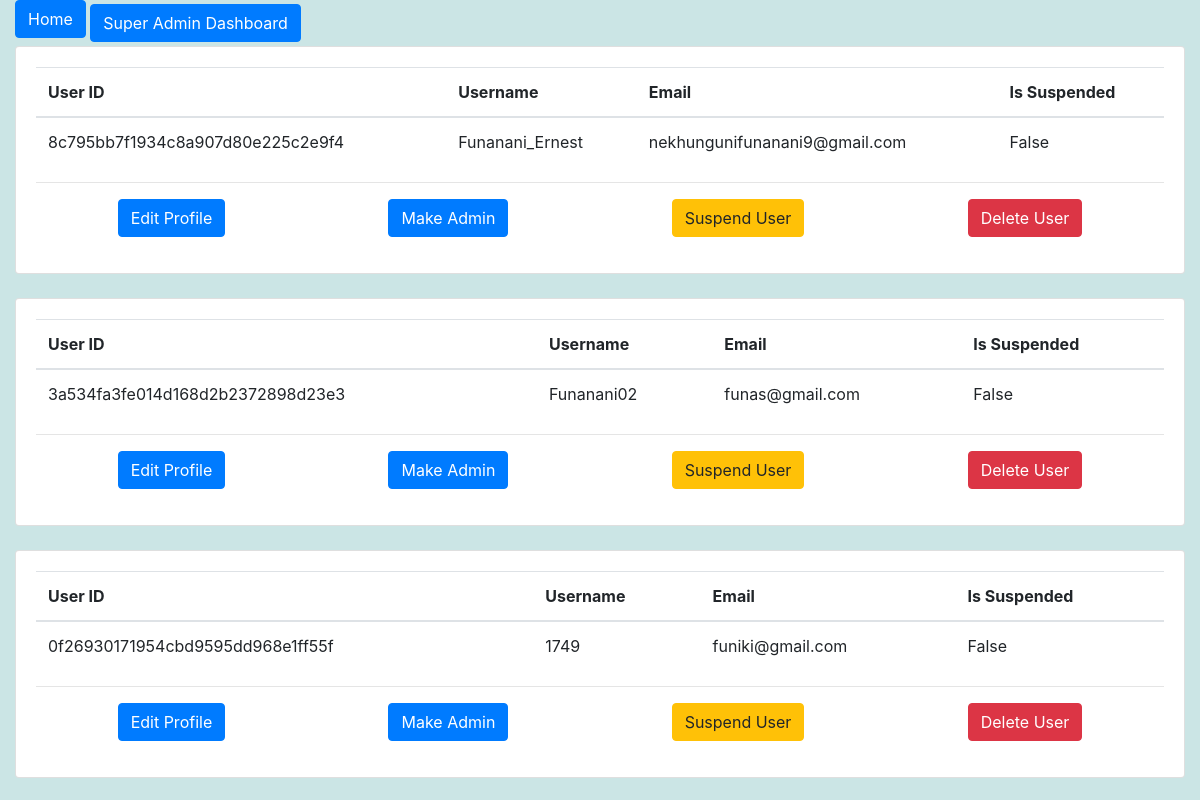
The page /admin (signed in) on the database as committed earlier.
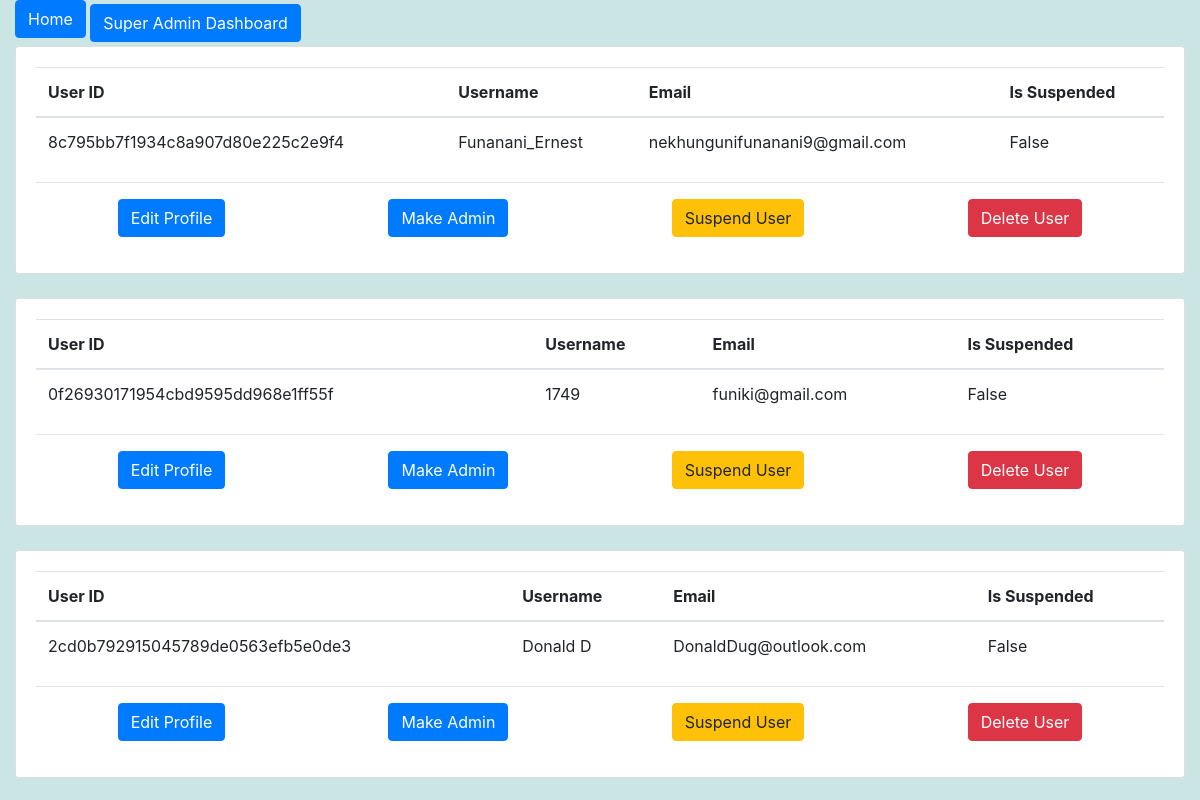
The same page on the database as committed later.
### models.py (models this page shows)
class User(db.Model):
    __tablename__ = 'users'
    id = db.Column(db.String(32) , primary_key=True , unique=True , default=get_uuid)
    email = db.Column(db.String(345), unique=True)
    username = db.Column(db.Text ,unique=True , nullable=False)
    password = db.Column(db.Text , nullable=False)
    is_suspended = db.Column(db.Boolean , nullable=False ,default= False )
    login_attempt = db.Column(db.Integer , nullable=False ,default= 0 )

### main.py (the view)
@app.route('/admin' , methods=['GET','POST','PUT','DELETE'])
def adminpage():
    resp = admin( session , AdminUser , User , request, jsonify , db ,bcrypt)
    return resp

### routes/admin.py (called while the page is built, shortened)
def admin( session , AdminUser , User , request , jsonify, db ,bcrypt):
    user_id = session.get("user_id")
    if user_id is None:
        flash("session expired please login")
        return redirect(url_for('signin'))
    admin_user = AdminUser.query.filter_by(id=user_id).first()
    if admin_user is None:
        return redirect(url_for('homepage'))
    isSuperAdmin = False
    if admin_user.AccessLevel == 'SuperAdmin':
        isSuperAdmin = True
    if request.method == 'GET':
        all_users = User.query.all()
        users = []
        for user in all_users:
            isAdmin = AdminUser.query.filter_by(id=user.id).first()
            if isAdmin is None:
                users.append(user)
        return render_template('admin.html' , users = users , isSuperAdmin= isSuperAdmin)

### templates/admin.html (shortened to what this page needs)
{% extends "base.html" %}
{% block content %}
  <div>
    <a href="/home" class="btn btn-primary mb-2">Home</a>
    {% if isSuperAdmin %}
      <a href="/superadmin" class="btn btn-primary">Super Admin Dashboard</a>
    {% endif %}
  </div>
  <div>
    {% for user in users %}
        <div class="card">
          <div class="card-body">
            <div class="card-text">
              <table class="table">
                <thead>
                  <tr>
                    <th>User ID</th>
                    <th>Username</th>
                    <th>Email</th>
                    <th>Is Suspended</th>
                  </tr>
                </thead>
                <tbody>
                  <tr>
                    <td>{{ user.id }}</td>
                    <td>{{ user.username }}</td>
                    <td>{{ user.email }}</td>
                    <td>{{ user.is_suspended }}</td>
                  </tr>
                </tbody>
              </table>
              <hr/>
            </div>
            <div style="display: flex; justify-content: space-around;">
              <div class="mb-3">
                <button id="toggleButton"  class="editButton btn btn-primary">Edit Profile</button>
              </div>
                {% if isSuperAdmin %}
                  <div>
                    <form action="/superadmin" method="post" class="mb-3">
                      <button type="submit" class="btn btn-primary">Make Admin</button>
                    </form>
                  </div>
                  {% endif %}
                  {% if user.is_suspended %}
                    <div class="mb-3">
                      <form action="/suspend" method="post">
                        <input type="hidden" value="{{ user.id }}" name="id">
                        <button type="submit" class="btn btn-success">Reinstate User</button>
                      </form>
                    </div>
                  {% else %}
                    <div class="mb-3">
                      <form action="/suspend" method="post">
                        <button type="submit" class="btn btn-warning">Suspend User</button>
                      </form>
                    </div>
                  {% endif %}
                  <div class="mb-3">
                    <form action="/admin" method="post" class="deleteForm">
                      <button type="submit" class="btn btn-danger">Delete User</button>
                    </form>
                  </div>
             </div>
          </div>
        </div>
        <br/>
    {% endfor %}
  </div>
{% endblock %}

### templates/base.html (shortened to what this page needs)
<!doctype html>
<html>
  <head>
    {% block styles %}
  <link rel="stylesheet" href="https://stackpath.bootstrapcdn.com/bootstrap/4.5.2/css/bootstrap.min.css">
{% endblock %}
  </head>
  <body style="background-color: #cbe5e5;">
    <div id="content" class="container-fluid" >{% block content %}{% endblock %}</div>
  </body>
</html>

Rows that differ between the two databases and show on the page:
no longer on this page (row edited): User: id "3a534fa3fe014d168d2b2372898d23e3", username "Funanani02", email "funas@gmail.com", is_suspended "False"
added User: id "2cd0b792915045789de0563efb5e0de3", username "Donald D", email "DonaldDug@outlook.com", is_suspended "False"
